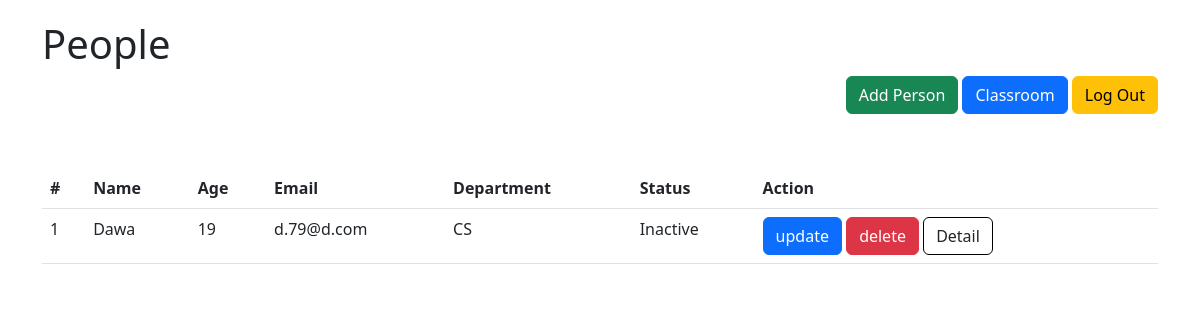
Before: /c/person-list/ with the older database file.
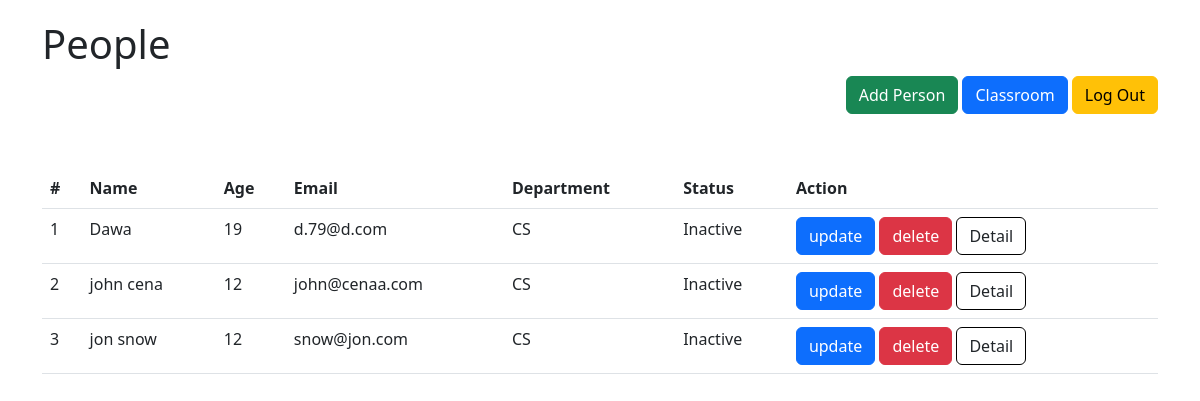
After: the same page with the newer database file.
### crud/models.py (models this page shows, shortened)
class Person(models.Model):
    name = models.CharField(max_length=50)
    email = models.EmailField(unique=True)
    age = models.PositiveIntegerField()
    department = models.CharField(max_length=50)
    is_active = models.BooleanField(default=False)

### classbased/views.py (the view)
# urls.py: path('person-list/', PersonListView.as_view(), name="person_list"),
class PersonListView(ListView):
    template_name = "classbased/person_list.html"
    context_object_name = "persons"
    def get_queryset(self):
        if self.request.user.is_superuser:
            return Person.objects.all()
        return Person.objects.all()[:5]

### templates/classbased/person_list.html
{%  extends "crud/base.html" %}
{% block content %}
    <div>
        <h1>People</h1>
        <div style="float:right">
            <a href="{% url 'create' %}" class="btn btn-success" >Add Person</a>
            <a href="{% url 'classroom' %}" class="btn btn-primary" >Classroom</a>
            <a href="{% url 'logout' %}" class="btn btn-warning" >Log Out</a>
        </div>
    </div>
    <table class="table" style="margin-top: 100px">
        <thead>
        <tr>
            <th scope="col">#</th>
            <th scope="col">Name</th>
            <th scope="col">Age</th>
            <th scope="col">Email</th>
            <th scope="col">Department</th>
            <th scope="col">Status</th>
            <th scope="col">Action</th>
        </tr>
        </thead>
        <tbody>
        {% for Person in  object_list %}
        <tr>
            <td>{{forloop.counter}}</td>
            <td>{{ Person.name }}</td>
            <td>{{ Person.age }}</td>
            <td>{{ Person.email }}</td>
            <td>{{ Person.department }}</td>
            <td>
                {% if person.is_active %}
                Active
                {% else %}
                Inactive
                {% endif %}
            </td>
            <td>
                <a href="{% url 'update' Person.id %}" class="btn btn-primary">update</a>
                <a href="{% url 'delete' Person.id %}" class="btn btn-danger">delete</a>
                <a href="{% url 'person_detail_view' Person.id %} " class="btn" style="border-color:black">Detail</a>
            </td>
        </tr>
        {% endfor %}
        </tbody>
    </table>
{% endblock %}

Changed rows visible on the page:
added Person: name "john cena", age "12", email "john@cenaa.com", department "CS"
added Person: name "jon snow", age "12", email "snow@jon.com", department "CS"
